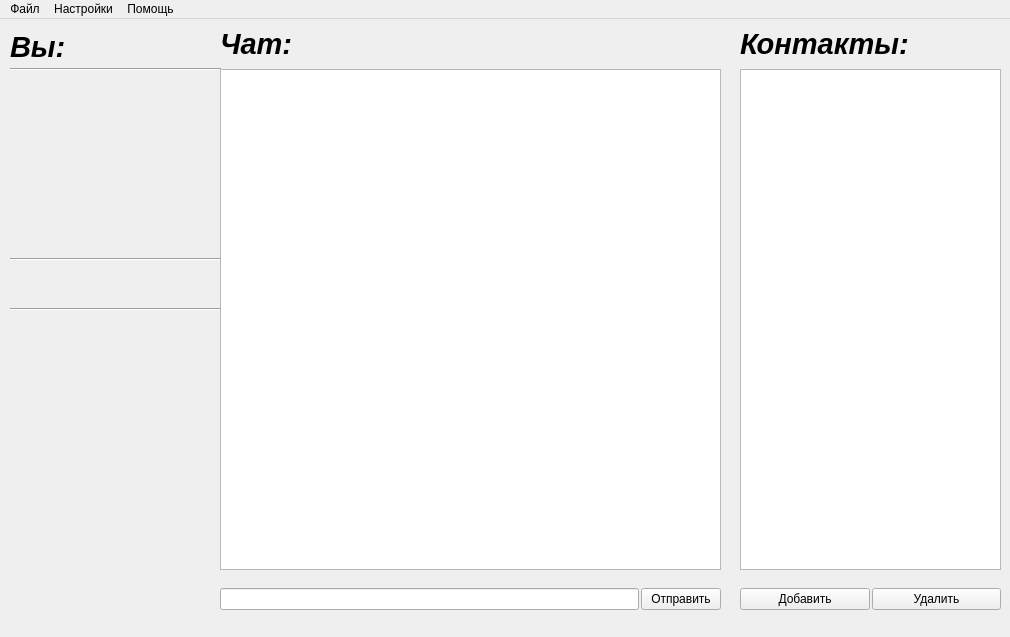
<?xml version="1.0" encoding="UTF-8"?>
<ui version="4.0">
 <class>MainWindow</class>
 <widget class="QMainWindow" name="MainWindow">
  <property name="geometry">
   <rect>
    <x>0</x>
    <y>0</y>
    <width>1010</width>
    <height>637</height>
   </rect>
  </property>
  <property name="maximumSize">
   <size>
    <width>1010</width>
    <height>637</height>
   </size>
  </property>
  <property name="windowTitle">
   <string>Finger Balabolka</string>
  </property>
  <widget class="QWidget" name="centralwidget">
   <widget class="QTextEdit" name="chatWindow">
    <property name="geometry">
     <rect>
      <x>220</x>
      <y>50</y>
      <width>501</width>
      <height>501</height>
     </rect>
    </property>
    <property name="readOnly">
     <bool>true</bool>
    </property>
   </widget>
   <widget class="QWidget" name="layoutWidget">
    <property name="geometry">
     <rect>
      <x>220</x>
      <y>560</y>
      <width>501</width>
      <height>41</height>
     </rect>
    </property>
    <layout class="QHBoxLayout" name="horizontalLayout">
     <property name="spacing">
      <number>2</number>
     </property>
     <item>
      <widget class="QLineEdit" name="chatText"/>
     </item>
     <item>
      <widget class="QPushButton" name="sendButton">
       <property name="text">
        <string>Отправить</string>
       </property>
      </widget>
     </item>
    </layout>
   </widget>
   <widget class="QWidget" name="layoutWidget">
    <property name="geometry">
     <rect>
      <x>740</x>
      <y>560</y>
      <width>261</width>
      <height>41</height>
     </rect>
    </property>
    <layout class="QHBoxLayout" name="horizontalLayout_3">
     <property name="spacing">
      <number>2</number>
     </property>
     <item>
      <widget class="QPushButton" name="addButton">
       <property name="text">
        <string>Добавить</string>
       </property>
      </widget>
     </item>
     <item>
      <widget class="QPushButton" name="delButton">
       <property name="text">
        <string>Удалить</string>
       </property>
      </widget>
     </item>
    </layout>
   </widget>
   <widget class="QListWidget" name="contactListWidget">
    <property name="geometry">
     <rect>
      <x>740</x>
      <y>50</y>
      <width>261</width>
      <height>501</height>
     </rect>
    </property>
    <property name="font">
     <font>
      <pointsize>12</pointsize>
      <weight>75</weight>
      <italic>true</italic>
      <bold>true</bold>
     </font>
    </property>
   </widget>
   <widget class="QLabel" name="label">
    <property name="geometry">
     <rect>
      <x>740</x>
      <y>0</y>
      <width>181</width>
      <height>49</height>
     </rect>
    </property>
    <property name="font">
     <font>
      <pointsize>22</pointsize>
      <weight>75</weight>
      <italic>true</italic>
      <bold>true</bold>
     </font>
    </property>
    <property name="text">
     <string>Контакты:</string>
    </property>
   </widget>
   <widget class="QLabel" name="label_2">
    <property name="geometry">
     <rect>
      <x>220</x>
      <y>0</y>
      <width>501</width>
      <height>49</height>
     </rect>
    </property>
    <property name="font">
     <font>
      <pointsize>22</pointsize>
      <weight>75</weight>
      <italic>true</italic>
      <bold>true</bold>
     </font>
    </property>
    <property name="text">
     <string>Чат:</string>
    </property>
   </widget>
   <widget class="QLabel" name="username">
    <property name="geometry">
     <rect>
      <x>10</x>
      <y>250</y>
      <width>201</width>
      <height>35</height>
     </rect>
    </property>
    <property name="maximumSize">
     <size>
      <width>16777215</width>
      <height>35</height>
     </size>
    </property>
    <property name="font">
     <font>
      <pointsize>22</pointsize>
      <weight>75</weight>
      <italic>true</italic>
      <bold>true</bold>
     </font>
    </property>
    <property name="text">
     <string/>
    </property>
   </widget>
   <widget class="QLabel" name="label_3">
    <property name="geometry">
     <rect>
      <x>10</x>
      <y>10</y>
      <width>56</width>
      <height>35</height>
     </rect>
    </property>
    <property name="maximumSize">
     <size>
      <width>56</width>
      <height>35</height>
     </size>
    </property>
    <property name="font">
     <font>
      <pointsize>22</pointsize>
      <weight>75</weight>
      <italic>true</italic>
      <bold>true</bold>
     </font>
    </property>
    <property name="text">
     <string>Вы:</string>
    </property>
   </widget>
   <widget class="Line" name="line">
    <property name="geometry">
     <rect>
      <x>10</x>
      <y>40</y>
      <width>211</width>
      <height>20</height>
     </rect>
    </property>
    <property name="orientation">
     <enum>Qt::Horizontal</enum>
    </property>
   </widget>
   <widget class="QLabel" name="avatar">
    <property name="geometry">
     <rect>
      <x>10</x>
      <y>60</y>
      <width>200</width>
      <height>170</height>
     </rect>
    </property>
    <property name="minimumSize">
     <size>
      <width>200</width>
      <height>170</height>
     </size>
    </property>
    <property name="maximumSize">
     <size>
      <width>200</width>
      <height>170</height>
     </size>
    </property>
    <property name="font">
     <font>
      <pointsize>16</pointsize>
      <weight>75</weight>
      <italic>true</italic>
      <bold>true</bold>
     </font>
    </property>
    <property name="text">
     <string/>
    </property>
    <property name="alignment">
     <set>Qt::AlignCenter</set>
    </property>
   </widget>
   <widget class="Line" name="line_2">
    <property name="geometry">
     <rect>
      <x>10</x>
      <y>280</y>
      <width>211</width>
      <height>20</height>
     </rect>
    </property>
    <property name="orientation">
     <enum>Qt::Horizontal</enum>
    </property>
   </widget>
   <widget class="Line" name="line_3">
    <property name="geometry">
     <rect>
      <x>10</x>
      <y>230</y>
      <width>211</width>
      <height>20</height>
     </rect>
    </property>
    <property name="orientation">
     <enum>Qt::Horizontal</enum>
    </property>
   </widget>
  </widget>
  <widget class="QMenuBar" name="menuBar">
   <property name="geometry">
    <rect>
     <x>0</x>
     <y>0</y>
     <width>1010</width>
     <height>27</height>
    </rect>
   </property>
   <widget class="QMenu" name="menu">
    <property name="title">
     <string>Файл</string>
    </property>
    <addaction name="actionExit"/>
   </widget>
   <widget class="QMenu" name="menu_2">
    <property name="title">
     <string>Помощь</string>
    </property>
    <addaction name="actionHelp"/>
    <addaction name="actionAbout"/>
   </widget>
   <widget class="QMenu" name="menu_3">
    <property name="title">
     <string>Настройки</string>
    </property>
    <addaction name="actionAccSet"/>
   </widget>
   <addaction name="menu"/>
   <addaction name="menu_3"/>
   <addaction name="menu_2"/>
  </widget>
  <action name="actionExit">
   <property name="text">
    <string>Выход</string>
   </property>
  </action>
  <action name="actionHelp">
   <property name="text">
    <string>Помощь</string>
   </property>
  </action>
  <action name="actionAbout">
   <property name="text">
    <string>О программе</string>
   </property>
  </action>
  <action name="actionAccSet">
   <property name="text">
    <string>Аватар</string>
   </property>
  </action>
 </widget>
 <resources/>
 <connections/>
</ui>
